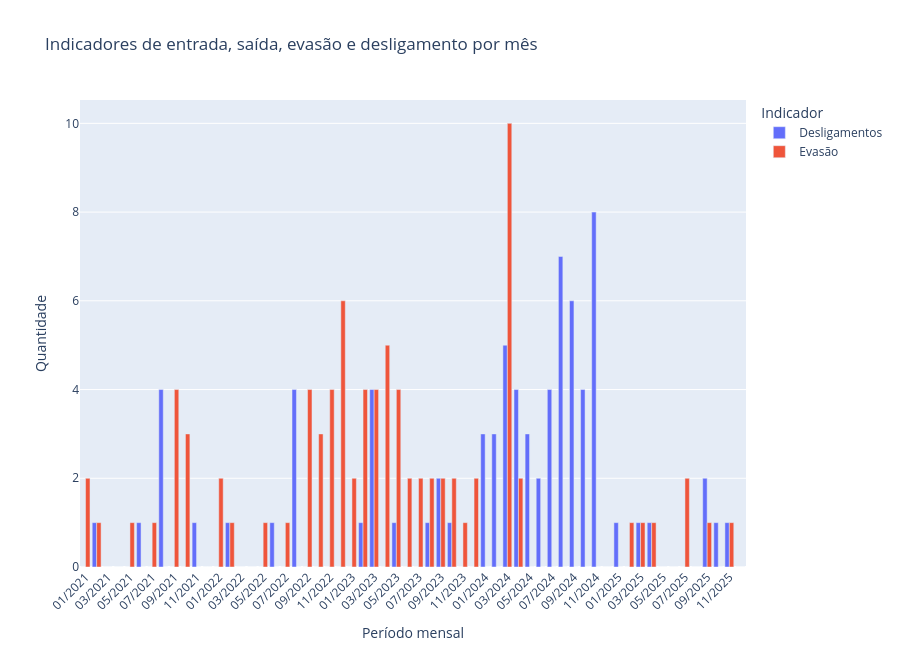

Notebook cell for this chart:
### Markdown cell above
### V1 — Gráfico de barras por mês para indicadores de entrada, saída, evasão e desligamento

**Objetivo:** identificar padrões sazonais e períodos críticos nos indicadores de movimentação das crianças e adolescentes.

**Quando usar no Streamlit:**  
Esta é a visualização principal para a terceira pergunta. O gráfico de barras facilita a comparação entre meses e ajuda a identificar picos, quedas e padrões sazonais. Com um filtro de período mensal, é possível selecionar um intervalo específico de análise, tornando mais clara a identificação de períodos críticos.

### Code cell
if len(df_movimentacoes_filtrado) > 0:
    df_barras_mensal = (
        df_movimentacoes_filtrado
        .groupby(["data", "ano", "mes", "mes_numero", "indicador_completo"], as_index=False)
        .agg(valor=("valor", "sum"))
        .sort_values("data")
    )

    # Para evitar excesso de barras, mantém os principais indicadores pelo volume total.
    top_indicadores_q3 = (
        df_barras_mensal
        .groupby("indicador_completo", as_index=False)
        .agg(total=("valor", "sum"))
        .sort_values("total", ascending=False)
        .head(8)["indicador_completo"]
    )

    df_barras_top = df_barras_mensal[
        df_barras_mensal["indicador_completo"].isin(top_indicadores_q3)
    ].copy()

    df_barras_top["periodo"] = df_barras_top["data"].dt.strftime("%m/%Y")

    fig = px.bar(
        df_barras_top,
        x="periodo",
        y="valor",
        color="indicador_completo",
        barmode="group",
        title="Indicadores de entrada, saída, evasão e desligamento por mês",
        labels={
            "periodo": "Período mensal",
            "valor": "Quantidade",
            "indicador_completo": "Indicador"
        },
        hover_data={
            "ano": True,
            "mes": True,
            "valor": True,
            "indicador_completo": True
        }
    )

    fig.update_layout(
        height=650,
        xaxis_tickangle=-45,
        legend_title_text="Indicador"
    )

    fig.show()
else:
    print("Não há dados suficientes para gerar o gráfico da Pergunta 3.")

### Figure 1 — Plotly figure (JSON) as saved in the notebook; plotly's stock layout.template omitted (floating-point values rounded to 4 significant figures; data arrays with more than 128 entries replaced by an {"elided": "..."} marker saying what was removed)
{"data": [{"alignmentgroup": "True", "customdata": {"elided": "60x3 mixed values"}, "hovertemplate": "Indicador=%{customdata[2]}<br>Período mensal=%{x}<br>Quantidade=%{y}<br>ano=%{customdata[0]}<br>mes=%{customdata[1]}<extra></extra>", "legendgroup": "Desligamentos", "marker": {"color": "#636efa", "pattern": {"shape": ""}}, "name": "Desligamentos", "offsetgroup": "Desligamentos", "orientation": "v", "showlegend": true, "textposition": "auto", "type": "bar", "x": ["01/2021", "02/2021", "03/2021", "04/2021", "05/2021", "06/2021", "07/2021", "08/2021", "09/2021", "10/2021", "11/2021", "12/2021", "01/2022", "02/2022", "03/2022", "04/2022", "05/2022", "06/2022", "07/2022", "08/2022", "09/2022", "10/2022", "11/2022", "12/2022", "01/2023", "02/2023", "03/2023", "04/2023", "05/2023", "06/2023", "07/2023", "08/2023", "09/2023", "10/2023", "11/2023", "12/2023", "01/2024", "02/2024", "03/2024", "04/2024", "05/2024", "06/2024", "07/2024", "08/2024", "09/2024", "10/2024", "11/2024", "12/2024", "01/2025", "02/2025", "03/2025", "04/2025", "05/2025", "06/2025", "07/2025", "08/2025", "09/2025", "10/2025", "11/2025", "12/2025"], "xaxis": "x", "y": [0.0, 1.0, 0.0, 0.0, 0.0, 1.0, 0.0, 4.0, 0.0, 0.0, 1.0, 0.0, 0.0, 1.0, 0.0, 0.0, 0.0, 1.0, 0.0, 4.0, 0.0, 0.0, 0.0, 0.0, 0.0, 1.0, 4.0, 0.0, 1.0, 0.0, 0.0, 1.0, 2.0, 1.0, 0.0, 0.0, 3.0, 3.0, 5.0, 4.0, 3.0, 2.0, 4.0, 7.0, 6.0, 4.0, 8.0, 0.0, 1.0, 0.0, 1.0, 1.0, 0.0, 0.0, 0.0, 0.0, 2.0, 1.0, 1.0, 0.0], "yaxis": "y"}, {"alignmentgroup": "True", "customdata": {"elided": "60x3 mixed values"}, "hovertemplate": "Indicador=%{customdata[2]}<br>Período mensal=%{x}<br>Quantidade=%{y}<br>ano=%{customdata[0]}<br>mes=%{customdata[1]}<extra></extra>", "legendgroup": "Evasão", "marker": {"color": "#EF553B", "pattern": {"shape": ""}}, "name": "Evasão", "offsetgroup": "Evasão", "orientation": "v", "showlegend": true, "textposition": "auto", "type": "bar", "x": ["01/2021", "02/2021", "03/2021", "04/2021", "05/2021", "06/2021", "07/2021", "08/2021", "09/2021", "10/2021", "11/2021", "12/2021", "01/2022", "02/2022", "03/2022", "04/2022", "05/2022", "06/2022", "07/2022", "08/2022", "09/2022", "10/2022", "11/2022", "12/2022", "01/2023", "02/2023", "03/2023", "04/2023", "05/2023", "06/2023", "07/2023", "08/2023", "09/2023", "10/2023", "11/2023", "12/2023", "01/2024", "02/2024", "03/2024", "04/2024", "05/2024", "06/2024", "07/2024", "08/2024", "09/2024", "10/2024", "11/2024", "12/2024", "01/2025", "02/2025", "03/2025", "04/2025", "05/2025", "06/2025", "07/2025", "08/2025", "09/2025", "10/2025", "11/2025", "12/2025"], "xaxis": "x", "y": [2.0, 1.0, 0.0, 0.0, 1.0, 0.0, 1.0, 0.0, 4.0, 3.0, 0.0, 0.0, 2.0, 1.0, 0.0, 0.0, 1.0, 0.0, 1.0, 0.0, 4.0, 3.0, 4.0, 6.0, 2.0, 4.0, 4.0, 5.0, 4.0, 2.0, 2.0, 2.0, 2.0, 2.0, 1.0, 2.0, 0.0, 0.0, 10.0, 2.0, 0.0, 0.0, 0.0, 0.0, 0.0, 0.0, 0.0, 0.0, 0.0, 1.0, 1.0, 1.0, 0.0, 0.0, 2.0, 0.0, 1.0, 0.0, 1.0, 0.0], "yaxis": "y"}], "layout": {"barmode": "group", "height": 650, "legend": {"title": {"text": "Indicador"}, "tracegroupgap": 0}, "title": {"text": "Indicadores de entrada, saída, evasão e desligamento por mês"}, "xaxis": {"anchor": "y", "domain": [0, 1], "tickangle": -45, "title": {"text": "Período mensal"}}, "yaxis": {"anchor": "x", "domain": [0, 1], "title": {"text": "Quantidade"}}}}
